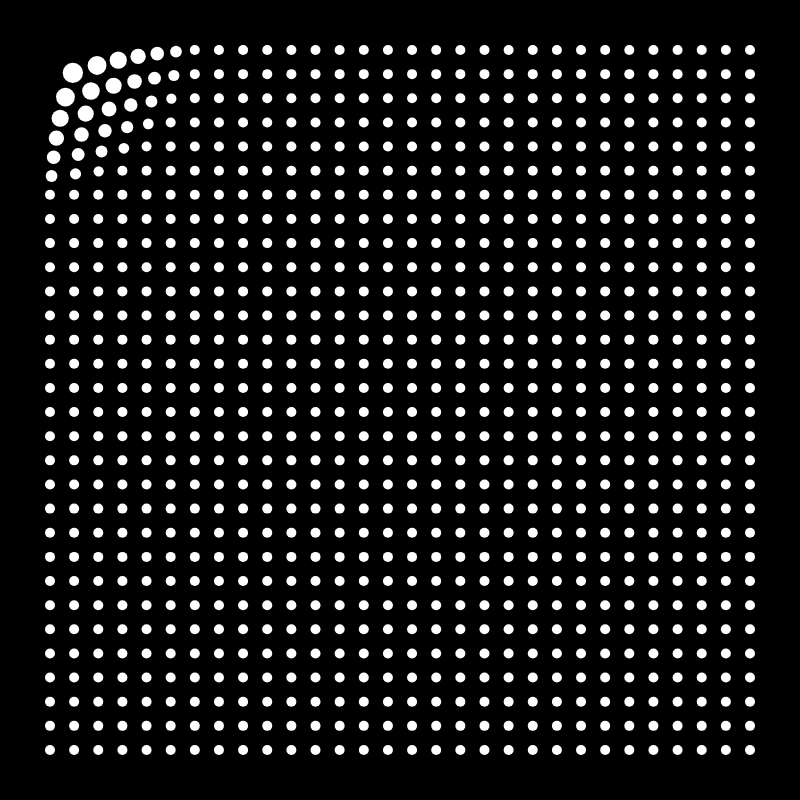
Frame 1 (no input)
Frame 60 (no input): identical to frame 1, image omitted
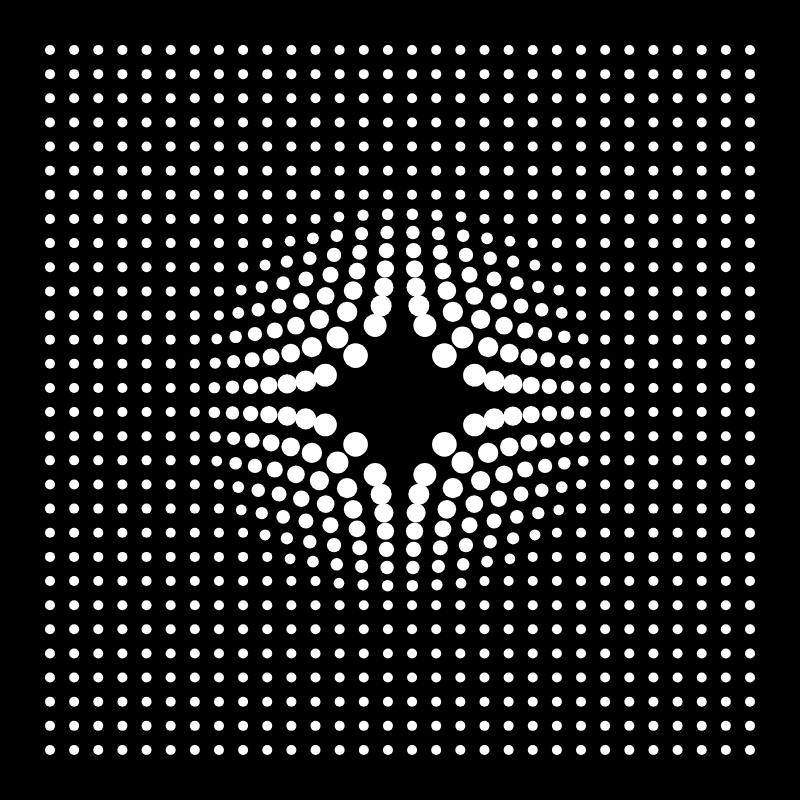
Frame 120 (the mouse pressed at the canvas centre since frame 60)

The p5.js sketch that drew these frames (run headless with seeded random() and noise() and a simulated clock; from frame 60 on, the mouse is pressed at the canvas centre):

// p5.js sketch
// ── sketch.js
function setup() {
  createCanvas(800, 800);
  noStroke();
}

function draw() {
  background(0);
  for (let i = 0; i < 30; i += 1) {
    for (let j = 0; j < 30; j += 1) {
      const x = map(i, 0, 29, 50, 750);
      const y = map(j, 0, 29, 50, 750);
      const distance = dist(x, y, mouseX, mouseY);
      const pct = map(distance, 0, 200, 1, 0, true);
      let diffX = x - mouseX;
      let diffY = y - mouseY;
      let length = sqrt(diffX ** 2 + diffY ** 2);
      if (length > 0) {
        diffX /= length;
        diffY /= length;
      }
      circle(x + diffX * pct * 50, y + diffY * pct * 50, (5 + 8 * pct) * 2);
    }
  }
}
